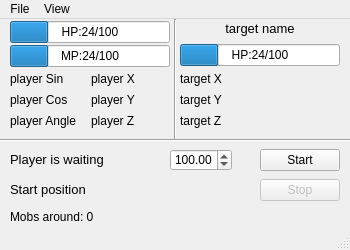
<?xml version="1.0" encoding="UTF-8"?>
<ui version="4.0">
 <class>Autoage</class>
 <widget class="QMainWindow" name="Autoage">
  <property name="geometry">
   <rect>
    <x>0</x>
    <y>0</y>
    <width>350</width>
    <height>250</height>
   </rect>
  </property>
  <property name="windowTitle">
   <string>Autoage</string>
  </property>
  <widget class="QWidget" name="centralwidget">
   <widget class="QPushButton" name="start">
    <property name="geometry">
     <rect>
      <x>260</x>
      <y>130</y>
      <width>80</width>
      <height>22</height>
     </rect>
    </property>
    <property name="text">
     <string>Start</string>
    </property>
   </widget>
   <widget class="QPushButton" name="stop">
    <property name="enabled">
     <bool>false</bool>
    </property>
    <property name="geometry">
     <rect>
      <x>260</x>
      <y>160</y>
      <width>80</width>
      <height>22</height>
     </rect>
    </property>
    <property name="text">
     <string>Stop</string>
    </property>
   </widget>
   <widget class="QWidget" name="verticalLayoutWidget">
    <property name="geometry">
     <rect>
      <x>10</x>
      <y>0</y>
      <width>160</width>
      <height>51</height>
     </rect>
    </property>
    <layout class="QVBoxLayout" name="pHpMp">
     <property name="spacing">
      <number>0</number>
     </property>
     <item>
      <widget class="QProgressBar" name="pHpBar">
       <property name="font">
        <font>
         <pointsize>9</pointsize>
        </font>
       </property>
       <property name="value">
        <number>24</number>
       </property>
       <property name="alignment">
        <set>Qt::AlignCenter</set>
       </property>
       <property name="textDirection">
        <enum>QProgressBar::TopToBottom</enum>
       </property>
       <property name="format">
        <string>HP:%v/%m</string>
       </property>
      </widget>
     </item>
     <item>
      <widget class="QProgressBar" name="pMpBar">
       <property name="font">
        <font>
         <pointsize>9</pointsize>
        </font>
       </property>
       <property name="value">
        <number>24</number>
       </property>
       <property name="alignment">
        <set>Qt::AlignCenter</set>
       </property>
       <property name="format">
        <string>MP:%v/%m</string>
       </property>
      </widget>
     </item>
    </layout>
   </widget>
   <widget class="QWidget" name="gridLayoutWidget">
    <property name="geometry">
     <rect>
      <x>10</x>
      <y>50</y>
      <width>160</width>
      <height>61</height>
     </rect>
    </property>
    <layout class="QGridLayout" name="pCoords">
     <property name="spacing">
      <number>2</number>
     </property>
     <item row="2" column="0">
      <widget class="QLabel" name="pCos">
       <property name="font">
        <font>
         <pointsize>9</pointsize>
        </font>
       </property>
       <property name="text">
        <string>player Cos</string>
       </property>
      </widget>
     </item>
     <item row="1" column="1">
      <widget class="QLabel" name="pX">
       <property name="font">
        <font>
         <pointsize>9</pointsize>
        </font>
       </property>
       <property name="text">
        <string>player X</string>
       </property>
      </widget>
     </item>
     <item row="2" column="1">
      <widget class="QLabel" name="pY">
       <property name="font">
        <font>
         <pointsize>9</pointsize>
        </font>
       </property>
       <property name="text">
        <string>player Y</string>
       </property>
      </widget>
     </item>
     <item row="1" column="0">
      <widget class="QLabel" name="pSin">
       <property name="font">
        <font>
         <pointsize>9</pointsize>
        </font>
       </property>
       <property name="text">
        <string>player Sin</string>
       </property>
      </widget>
     </item>
     <item row="3" column="0">
      <widget class="QLabel" name="pAngle">
       <property name="text">
        <string>player Angle</string>
       </property>
      </widget>
     </item>
     <item row="3" column="1">
      <widget class="QLabel" name="pZ">
       <property name="font">
        <font>
         <pointsize>9</pointsize>
        </font>
       </property>
       <property name="text">
        <string>player Z</string>
       </property>
      </widget>
     </item>
    </layout>
   </widget>
   <widget class="Line" name="lineH">
    <property name="geometry">
     <rect>
      <x>0</x>
      <y>111</y>
      <width>371</width>
      <height>20</height>
     </rect>
    </property>
    <property name="orientation">
     <enum>Qt::Horizontal</enum>
    </property>
   </widget>
   <widget class="QWidget" name="verticalLayoutWidget_2">
    <property name="geometry">
     <rect>
      <x>180</x>
      <y>0</y>
      <width>160</width>
      <height>51</height>
     </rect>
    </property>
    <layout class="QVBoxLayout" name="tHpMp">
     <property name="spacing">
      <number>6</number>
     </property>
     <item>
      <widget class="QLabel" name="tName">
       <property name="enabled">
        <bool>true</bool>
       </property>
       <property name="sizePolicy">
        <sizepolicy hsizetype="Expanding" vsizetype="Fixed">
         <horstretch>0</horstretch>
         <verstretch>0</verstretch>
        </sizepolicy>
       </property>
       <property name="font">
        <font>
         <pointsize>10</pointsize>
        </font>
       </property>
       <property name="text">
        <string>target name</string>
       </property>
       <property name="alignment">
        <set>Qt::AlignCenter</set>
       </property>
      </widget>
     </item>
     <item>
      <widget class="QProgressBar" name="tHpBar">
       <property name="font">
        <font>
         <pointsize>9</pointsize>
        </font>
       </property>
       <property name="value">
        <number>24</number>
       </property>
       <property name="alignment">
        <set>Qt::AlignCenter</set>
       </property>
       <property name="format">
        <string>HP:%v/%m</string>
       </property>
      </widget>
     </item>
    </layout>
   </widget>
   <widget class="Line" name="lineV">
    <property name="geometry">
     <rect>
      <x>165</x>
      <y>0</y>
      <width>20</width>
      <height>121</height>
     </rect>
    </property>
    <property name="orientation">
     <enum>Qt::Vertical</enum>
    </property>
   </widget>
   <widget class="QWidget" name="gridLayoutWidget_2">
    <property name="geometry">
     <rect>
      <x>180</x>
      <y>50</y>
      <width>160</width>
      <height>61</height>
     </rect>
    </property>
    <layout class="QGridLayout" name="tCoords">
     <property name="spacing">
      <number>2</number>
     </property>
     <item row="0" column="0">
      <widget class="QLabel" name="tX">
       <property name="font">
        <font>
         <pointsize>9</pointsize>
        </font>
       </property>
       <property name="text">
        <string>target X</string>
       </property>
      </widget>
     </item>
     <item row="1" column="0">
      <widget class="QLabel" name="tY">
       <property name="font">
        <font>
         <pointsize>9</pointsize>
        </font>
       </property>
       <property name="text">
        <string>target Y</string>
       </property>
      </widget>
     </item>
     <item row="2" column="0">
      <widget class="QLabel" name="tZ">
       <property name="font">
        <font>
         <pointsize>9</pointsize>
        </font>
       </property>
       <property name="text">
        <string>target Z</string>
       </property>
      </widget>
     </item>
    </layout>
   </widget>
   <widget class="QLabel" name="pStatus">
    <property name="geometry">
     <rect>
      <x>10</x>
      <y>130</y>
      <width>120</width>
      <height>20</height>
     </rect>
    </property>
    <property name="font">
     <font>
      <pointsize>10</pointsize>
     </font>
    </property>
    <property name="text">
     <string>Player is waiting</string>
    </property>
   </widget>
   <widget class="QLabel" name="startPos">
    <property name="geometry">
     <rect>
      <x>10</x>
      <y>160</y>
      <width>241</width>
      <height>20</height>
     </rect>
    </property>
    <property name="font">
     <font>
      <pointsize>10</pointsize>
     </font>
    </property>
    <property name="text">
     <string>Start position</string>
    </property>
   </widget>
   <widget class="QLabel" name="mobs">
    <property name="geometry">
     <rect>
      <x>10</x>
      <y>190</y>
      <width>251</width>
      <height>16</height>
     </rect>
    </property>
    <property name="font">
     <font>
      <pointsize>9</pointsize>
     </font>
    </property>
    <property name="text">
     <string>Mobs around: 0</string>
    </property>
   </widget>
   <widget class="QDoubleSpinBox" name="farmRange">
    <property name="geometry">
     <rect>
      <x>170</x>
      <y>130</y>
      <width>62</width>
      <height>22</height>
     </rect>
    </property>
    <property name="maximum">
     <double>9999.000000000000000</double>
    </property>
    <property name="value">
     <double>100.000000000000000</double>
    </property>
   </widget>
  </widget>
  <widget class="QMenuBar" name="menubar">
   <property name="geometry">
    <rect>
     <x>0</x>
     <y>0</y>
     <width>350</width>
     <height>20</height>
    </rect>
   </property>
   <widget class="QMenu" name="menuFile">
    <property name="title">
     <string>File</string>
    </property>
    <addaction name="quit"/>
   </widget>
   <widget class="QMenu" name="menuView">
    <property name="title">
     <string>View</string>
    </property>
    <addaction name="radar"/>
    <addaction name="mobslist"/>
   </widget>
   <addaction name="menuFile"/>
   <addaction name="menuView"/>
  </widget>
  <widget class="QStatusBar" name="statusbar"/>
  <action name="quit">
   <property name="text">
    <string>Quit</string>
   </property>
  </action>
  <action name="mobslist">
   <property name="checkable">
    <bool>true</bool>
   </property>
   <property name="text">
    <string>Mobs list</string>
   </property>
  </action>
  <action name="radar">
   <property name="checkable">
    <bool>true</bool>
   </property>
   <property name="text">
    <string>Radar</string>
   </property>
  </action>
 </widget>
 <resources/>
 <connections/>
</ui>
